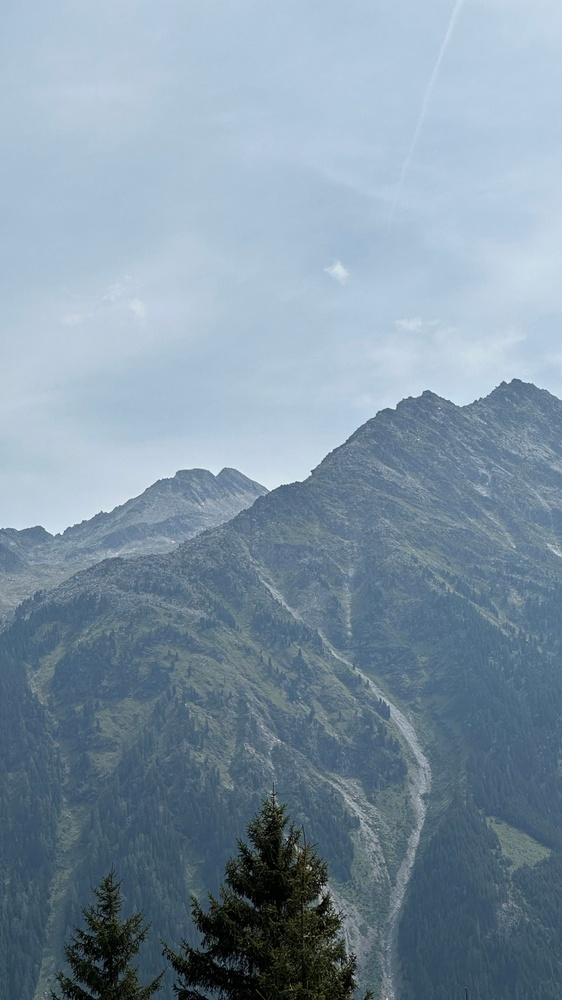
#> input picture mountain.jpg, 562 x 1000 px, shrunk from 2268 x 4032 before the run
$ jupyter execute read_and_write.ipynb
#> lines starting #> are read from the running program, lines starting #| are printed output that depends on the picture
[cell 1]
import cv2

[cell 2]
image = cv2.imread("./mountain.jpg")
#> image is the input picture: shape (1000, 562, 3); mean B, G, R 163.6, 147.4, 126.8

[cell 3]
# check if image is loaded succressfully
if image is None:
    print(f"Error: Can not find image")
else:
    print("Image loaded successfully")

[cell 4]
# Display the image
cv2.imshow("Image Window",image)
cv2.waitKey(0)
cv2.destroyAllWindows()

[cell 5]
image_new = image + 30
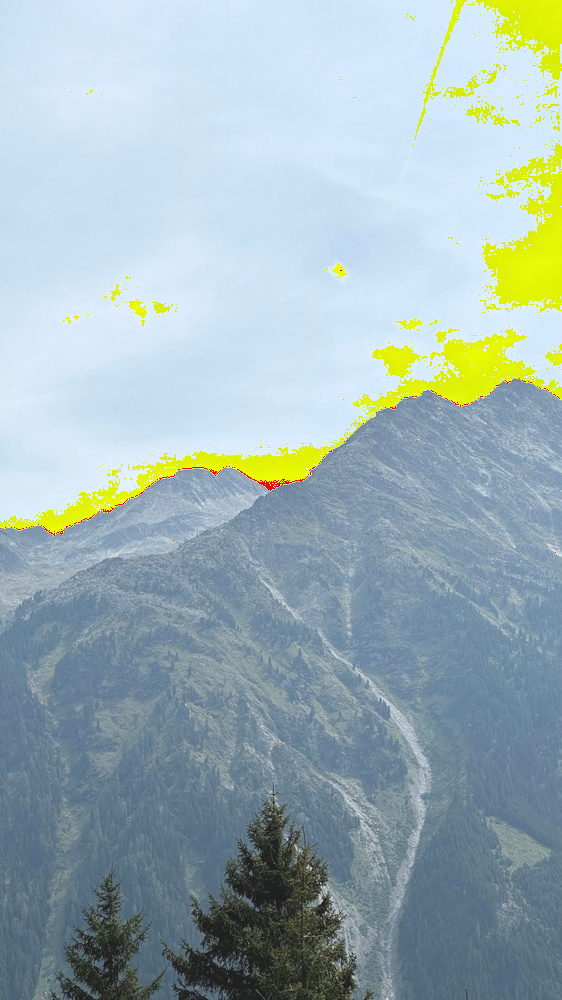
#> image_new: shape (1000, 562, 3); mean B, G, R 181.6, 177.1, 156.8
cv2.imwrite("./output.jpg",image_new)
#> Out = True
